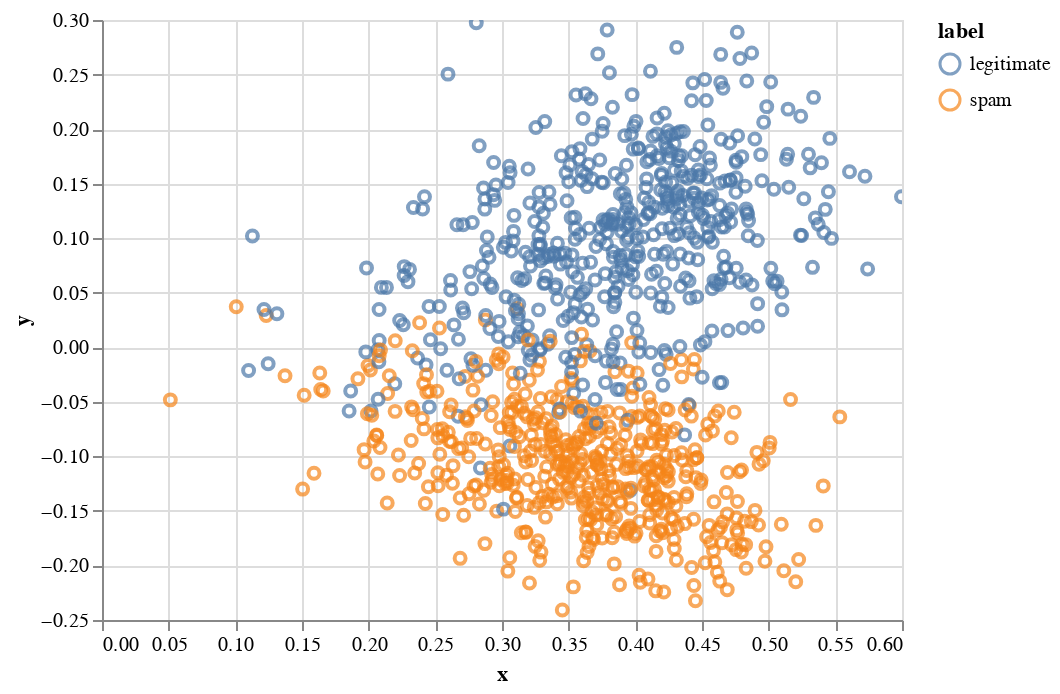

The cell this chart's notebook holds for it:
### Code cell
import altair as alt

alt.Chart(plot_data.sample(1000)).encode(x="x", y="y", color="label").mark_point().interactive()

### Figure 1 — Vega-Lite specification as saved in the notebook (floating-point values rounded to 4 significant figures; data arrays with more than 128 entries replaced by an {"elided": "..."} marker saying what was removed)
{"config": {"view": {"continuousWidth": 400, "continuousHeight": 300}}, "data": {"name": "data-2e6b189af9a8297364c87d55dd602f02"}, "mark": "point", "encoding": {"color": {"field": "label", "type": "nominal"}, "x": {"field": "x", "type": "quantitative"}, "y": {"field": "y", "type": "quantitative"}}, "selection": {"selector002": {"type": "interval", "bind": "scales", "encodings": ["x", "y"]}}, "$schema": "https://vega.github.io/schema/vega-lite/v4.17.0.json", "datasets": {"data-2e6b189af9a8297364c87d55dd602f02": {"elided": "1000 records"}}}
